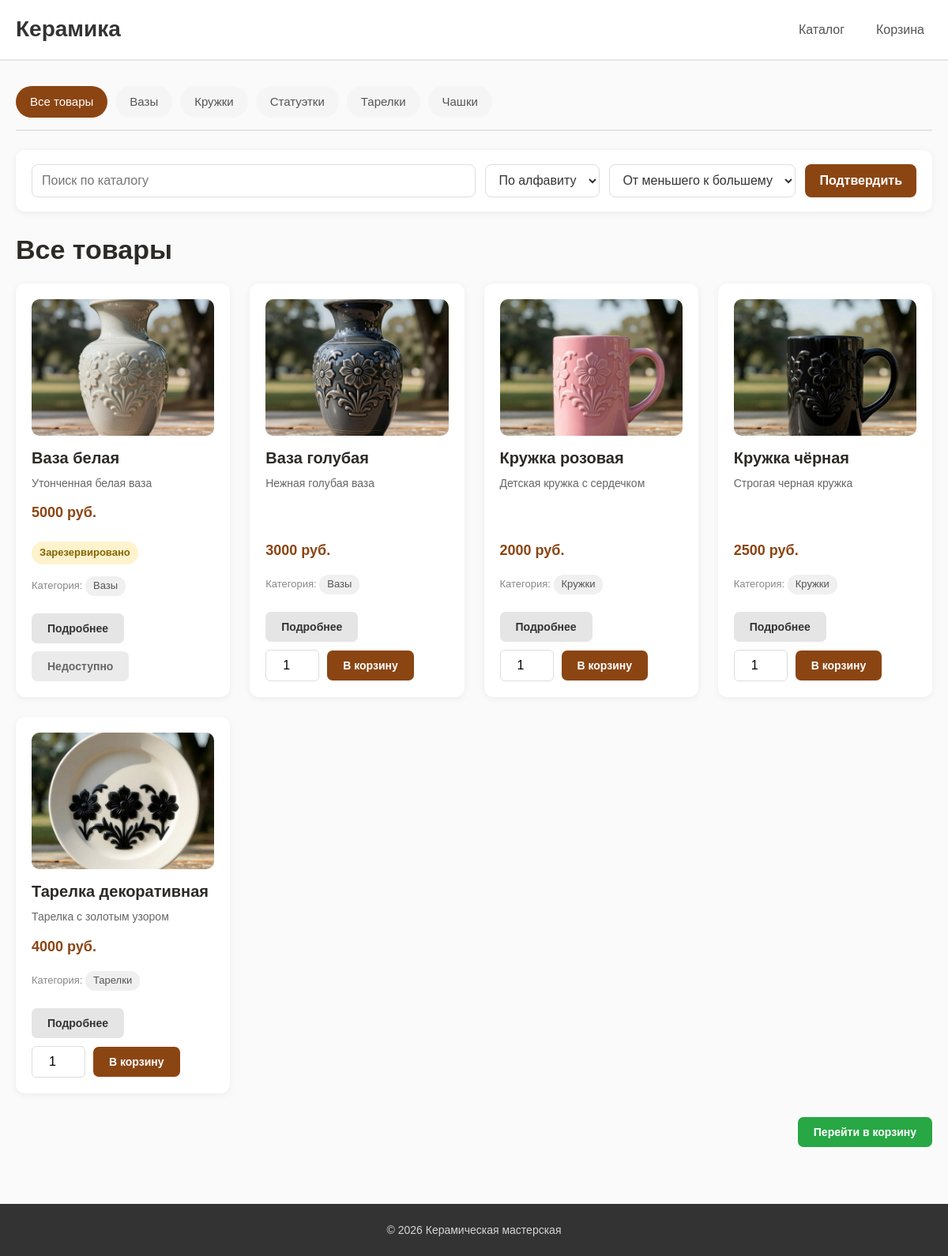
/catalog, run on the app's committed database.
### tables this page shows
CREATE TABLE categories (
    id INTEGER PRIMARY KEY AUTOINCREMENT,
    name TEXT NOT NULL UNIQUE,
    slug TEXT NOT NULL UNIQUE,
    description TEXT
    );

CREATE TABLE products (
    id TEXT PRIMARY KEY,
    name TEXT NOT NULL,
    description TEXT,
    price INTEGER NOT NULL,
    status TEXT NOT NULL DEFAULT 'available',
    img TEXT,
    category_id INTEGER,
    FOREIGN KEY (category_id) REFERENCES categories(id)
    );

### routes/main.py (the view)
@main_bp.route("/catalog")
def catalog():
    category_slug = request.args.get('category')
    sort_by = request.args.get("sort_by", "name")
    order = request.args.get("order", "ASC").upper()
    search_query = request.args.get("q", "").strip()
    products = get_all_products(category_slug, sort_by, order, search_query)
    categories = get_all_categories()
    current_category = None
    if category_slug:
        current_category = get_category_by_slug(category_slug)
        if not current_category:
            flash("Категория не найдена", "error")
            return redirect(url_for('main.catalog'))
    return render_template("catalog.html",
                           products=products,
                           categories=categories,
                           current_category=current_category,
                           current_sort=sort_by,
                           current_order=order,
                           category_slug=category_slug,
                           search_query=search_query, product_statuses=PRODUCT_STATUSES)

### app.py (called while the page is built, shortened)
@app.before_request
def protect_from_csrf():
    if request.method != "POST":
        return

@app.context_processor
def inject_cart_count():
    return {"cart_count": get_cart_count(session)}

@app.context_processor
def inject_csrf_token():
    return {"csrf_token": get_csrf_token}

### db.py (called while the page is built)
def get_db_connection():
    conn = sqlite3.connect("shop.db")
    conn.row_factory = sqlite3.Row
    return conn

def get_all_categories():
    conn = get_db_connection()
    categories = conn.execute("SELECT * FROM categories ORDER BY name").fetchall()
    conn.close()
    return categories

### services/cart_service.py (called while the page is built)
def get_cart(session):
    return session.get("cart", {})

def get_cart_count(session):
    cart = get_cart(session)
    return sum(cart.values())

### services/csrf_service.py (called while the page is built)
def get_csrf_token():
    if "csrf_token" not in session:
        session["csrf_token"] = secrets.token_urlsafe(32)
    return session["csrf_token"]

### templates/catalog.html (shortened to what this page needs)
{% extends 'base.html' %}
{% block content %}
	<div class="category-nav">
		<a href="{{url_for('main.catalog', sort_by=current_sort, order=current_order, q=search_query)}}" class="category-link {% if not current_category %}active{% endif %}">Все товары</a>
		{% for category in categories %}
			<a href="{{url_for('main.catalog', category=category.slug, sort_by=current_sort, order=current_order, q=search_query)}}"
				class="category-link {% if current_category and current_category.id == category.id %}active{% endif %}">
				{{category.name}}
			</a>
		{% endfor %}
	</div>
	<form action="{{url_for('main.catalog')}}" method="get" class="catalog-controls">
		<input type="text" name="q" value="{{ search_query}}" placeholder="Поиск по каталогу" class="search-input">
		<select name="sort_by" id="sort_by">
			<option value="name" {% if current_sort == 'name' %}selected{% endif %}>По алфавиту</option>
		</select>
		<select name="order" id="order">
			<option value="ASC" {% if current_order == 'ASC' %}selected{% endif %}>От меньшего к большему</option>
		</select>
		<button type="submit">Подтвердить</button>
	</form>
	{% if current_category %}
		<h1 class="page-title">{{current_category.name}}</h1>
		{% if current_category.description %}
			<p class="category-description">{{current_category.description}}</p>
		{% endif %}
	{% else %}
		<h1 class="page-title">Все товары</h1>
	{% endif %}
	{% if products %}
		<div class="product-grid">
			{% for product in products %}
				<div class="product-card">
					{% if product.img %}
						<img src="{{product.img}}" alt="{{product.name}}" class="product-image">
					{% endif %}
					<h3 class="product-title">{{product.name}}</h3>
					<p class="product-description">{{product.description}}</p>
					<p class="product-price">{{product.price}} руб.</p>
					{% if product.status != 'available' %}
						<p class="product-status product-status-{{ product.status }}">
							{{product_statuses.get(product.status, product.status)}}
						</p>
					{% endif %}
					{% if product.category_name %}
						<p class="product-category">
							Категория:
							<a href="{{url_for('main.catalog', category=product.category_slug, sort_by=current_sort, order=current_order, q=search_query)}}" class="category-link">
								{{product.category_name}}
							</a>
						</p>
					{% endif %}
					<div class="product-actions">
						<a href="{{url_for('main.product_page', product_id=product.id)}}" class="btn btn-secondary">Подробнее</a>
						{% if product.status == 'available' %}
							<form action="{{url_for('main.add_to_cart_route', product_id=product.id)}}" method="post" class="add-to-cart-form">
								<input type="number" name="quantity" min="1" value="1" class="quantity-input">
								<button type="submit" class="btn btn-primary">В корзину</button>
							</form>
						{% else %}
							<span class="btn btn-secondary product-unavailable-button">
								Недоступно
							</span>
						{% endif %}
					</div>
				</div>
			{% endfor %}
		</div>
	{% endif %}
	<div class="catalog-footer">
		<a href="{{url_for('main.show_cart')}}" class="btn btn-success">Перейти в корзину</a>
	</div>
{% endblock %}

### static/css/style.css (style rules this page uses)
* { margin: 0; padding: 0; box-sizing: border-box; }
html { overflow-x: hidden; }
body { min-width: 0; font-family: Arial, Helvetica, sans-serif; line-height: 1.6; color: #333; background: #fafafa; overflow-x: hidden; }
img { max-width: 100%; height: auto; display: block; }
button, input, select, textarea { font: inherit; }
.page-title { margin-bottom: 22px; color: #2d2a26; font-size: 34px; line-height: 1.2; }
.btn { display: inline-flex; align-items: center; justify-content: center; min-height: 38px; padding: 8px 20px; border: none; border-radius: 7px; cursor: pointer; font-size: 14px; font-weight: 600; text-decoration: none; text-align: center; line-height: 1.3; transition: background 0.2s, transform 0.1s, box-shadow 0.2s; }
.btn-primary { background: #8b4513; color: #fff; }
.btn-secondary { background: #e5e5e5; color: #333; }
.btn-success { background: #28a745; color: #fff; }
.category-nav { display: flex; flex-wrap: wrap; gap: 10px; margin-bottom: 24px; padding-bottom: 15px; border-bottom: 2px solid #e5e5e5; }
.category-link { display: inline-flex; align-items: center; padding: 8px 18px; background: #f5f5f5; border-radius: 999px; text-decoration: none; color: #555; font-size: 15px; transition: background 0.2s, color 0.2s; }
.category-link.active { background: #8b4513; color: #fff; }
.catalog-controls { display: flex; align-items: center; flex-wrap: wrap; gap: 12px; background: #fff; padding: 18px 20px; margin-bottom: 28px; border-radius: 12px; box-shadow: 0 2px 10px rgba(0, 0, 0, 0.06); }
.catalog-controls input, .catalog-controls select { height: 42px; padding: 8px 12px; border: 1px solid #ddd; border-radius: 8px; background: #fff; color: #333; font: inherit; }
.catalog-controls .search-input { min-width: 260px; flex: 1; }
.catalog-controls button { height: 42px; padding: 0 18px; border: none; border-radius: 8px; background: #8b4513; color: #fff; font: inherit; font-weight: 600; cursor: pointer; transition: background 0.2s, transform 0.1s; }
.product-status { display: inline-flex; align-items: center; justify-content: center; width: fit-content; min-height: 26px; padding: 4px 10px; margin: 10px 0; border-radius: 999px; font-size: 13px; font-weight: 700; white-space: nowrap; }
.product-status-reserved { background: #fff3cd; color: #856404; }
.product-unavailable-button { pointer-events: none; opacity: 0.75; }
.product-grid { display: grid; grid-template-columns: repeat(auto-fill, minmax(270px, 1fr)); gap: 25px; margin-top: 20px; }
.product-card { min-width: 0; background: #fff; border-radius: 12px; padding: 20px; box-shadow: 0 2px 10px rgba(0, 0, 0, 0.06); transition: box-shadow 0.3s, transform 0.2s; display: flex; flex-direction: column; }
.product-image { width: 100%; aspect-ratio: 4 / 3; object-fit: cover; border-radius: 10px; margin-bottom: 16px; background: #f0f0f0; }
.product-title { font-size: 20px; line-height: 1.25; margin-bottom: 8px; color: #2d2a26; }
.product-description { color: #666; font-size: 14px; flex-grow: 1; }
.product-price { font-weight: bold; font-size: 18px; color: #8b4513; margin: 12px 0; }
.product-category { font-size: 13px; color: #888; margin: 5px 0 10px; }
.product-category .category-link { font-size: 13px; padding: 2px 10px; background: #f0f0f0; border-radius: 12px; display: inline-flex; }
.product-actions { display: flex; align-items: center; gap: 10px; flex-wrap: wrap; margin-top: 12px; }
.product-actions .btn { flex-shrink: 0; }
.add-to-cart-form { display: flex; align-items: center; gap: 10px; flex-wrap: wrap; }
.quantity-input { width: 68px; min-height: 38px; padding: 6px; border: 1px solid #ddd; border-radius: 6px; text-align: center; }
.catalog-footer { margin-top: 30px; text-align: right; }

### data on the page
categories: name "Вазы"
categories: name "Кружки"
categories: name "Статуэтки"
categories: name "Тарелки"
categories: name "Чашки"
products: img (picture), name "Ваза белая", description "Утонченная белая ваза", price "5000", get "Зарезервировано", category_name "Вазы", shows "Недоступно"
products: img (picture), name "Ваза голубая", description "Нежная голубая ваза", price "3000", category_name "Вазы"
products: img (picture), name "Кружка розовая", description "Детская кружка с сердечком", price "2000", category_name "Кружки"
products: img (picture), name "Кружка чёрная", description "Строгая черная кружка", price "2500", category_name "Кружки"
products: img (picture), name "Тарелка декоративная", description "Тарелка с золотым узором", price "4000", category_name "Тарелки"
